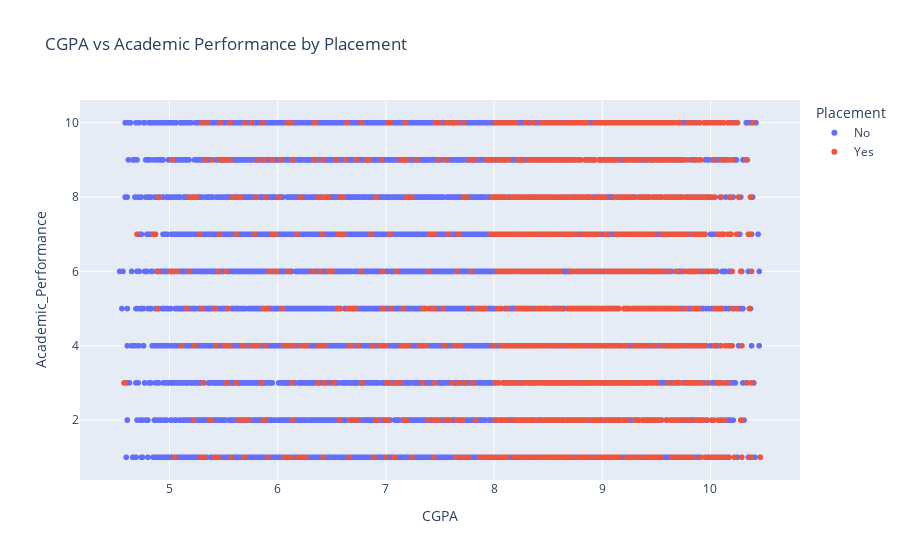

Write notebook code for a chart like this one.
### Code cell
fig = px.scatter(df, x='CGPA', y='Academic_Performance', color='Placement',
                 title='CGPA vs Academic Performance by Placement')
fig.show()

### Figure 1 — Plotly figure (JSON) as saved in the notebook; plotly's stock layout.template omitted (floating-point values rounded to 4 significant figures; data arrays with more than 128 entries replaced by an {"elided": "..."} marker saying what was removed)
{"data": [{"hovertemplate": "Placement=No<br>CGPA=%{x}<br>Academic_Performance=%{y}<extra></extra>", "legendgroup": "No", "marker": {"color": "#636efa", "symbol": "circle"}, "mode": "markers", "name": "No", "showlegend": true, "type": "scattergl", "x": {"elided": "8341 float values"}, "xaxis": "x", "y": {"elided": "8341 int values"}, "yaxis": "y"}, {"hovertemplate": "Placement=Yes<br>CGPA=%{x}<br>Academic_Performance=%{y}<extra></extra>", "legendgroup": "Yes", "marker": {"color": "#EF553B", "symbol": "circle"}, "mode": "markers", "name": "Yes", "showlegend": true, "type": "scattergl", "x": {"elided": "1659 float values"}, "xaxis": "x", "y": {"elided": "1659 int values"}, "yaxis": "y"}], "layout": {"legend": {"title": {"text": "Placement"}, "tracegroupgap": 0}, "title": {"text": "CGPA vs Academic Performance by Placement"}, "xaxis": {"anchor": "y", "domain": [0, 1], "title": {"text": "CGPA"}}, "yaxis": {"anchor": "x", "domain": [0, 1], "title": {"text": "Academic_Performance"}}}}
